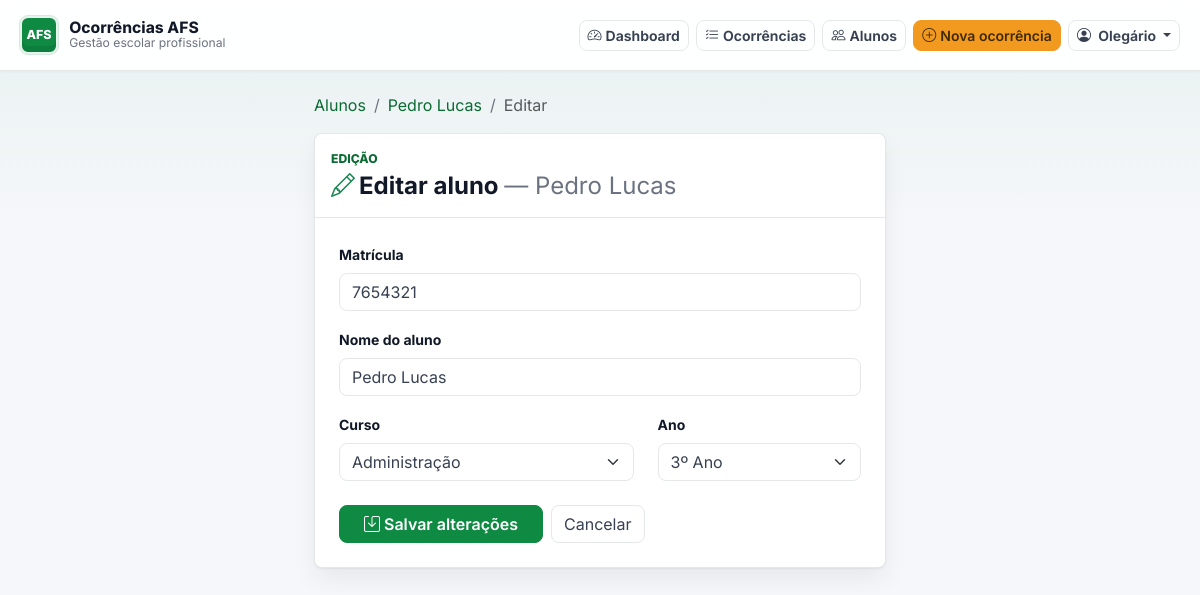
/alunos/5/editar/ (signed in), run on the app's committed database.
### ocorrencias/models.py (models this page shows, shortened)
class Aluno(models.Model):
    class Curso(models.TextChoices):
        ADMINISTRACAO = "administracao", "Administração"
        ENFERMAGEM = "enfermagem", "Enfermagem"
        INFORMATICA = "informatica", "Informática"
        LOGISTICA = "logistica", "Logística"
        DS = "ds", "Desenvolvimento de Sistemas"
    ANOS = [(1, "1º Ano"), (2, "2º Ano"), (3, "3º Ano")]
    matricula = models.CharField(max_length=20, unique=True, db_index=True)
    nome = models.CharField(max_length=200, db_index=True)
    curso = models.CharField(max_length=50, choices=Curso.choices, db_index=True)
    ano = models.PositiveSmallIntegerField(choices=ANOS, db_index=True)
    ativo = models.BooleanField(default=True)
    class Meta:
        ordering = ["nome"]
        verbose_name = "Aluno"
        verbose_name_plural = "Alunos"

### ocorrencias/views.py (the view)
# urls.py: path("alunos/<int:pk>/editar/", views.editar_aluno, name="editar_aluno"),
@login_required
def editar_aluno(request, pk):
    aluno = get_object_or_404(Aluno, pk=pk)
    form = AlunoForm(request.POST or None, instance=aluno)
    if request.method == "POST" and form.is_valid():
        form.save()
        messages.success(request, "Dados do aluno atualizados com sucesso!")
        return redirect("detalhe_aluno", pk=pk)
    return render(request, "ocorrencias/editar_aluno.html", {
        "form":  form,
        "aluno": aluno,
    })

### ocorrencias/forms.py (shortened to what this page needs)
class AlunoForm(forms.ModelForm):
    class Meta:
        model = Aluno
        fields = ["matricula", "nome", "curso", "ano"]
        widgets = {
            "matricula": forms.TextInput(attrs={
                "class": "form-control",
                "placeholder": "Ex: 2024001",
            }),
            "nome": forms.TextInput(attrs={
                "class": "form-control",
                "placeholder": "Nome completo do aluno",
            }),
            "curso": forms.Select(attrs={"class": "form-select"}),
            "ano": forms.Select(attrs={"class": "form-select"}),
        }
        labels = {
            "matricula": "Matrícula",
            "nome": "Nome do aluno",
            "curso": "Curso",
            "ano": "Ano",
        }

### ocorrencias/templates/ocorrencias/editar_aluno.html (shortened to what this page needs)
{% extends 'ocorrencias/base.html' %}
{% block content %}
<div class="row justify-content-center">
  <div class="col-md-8 col-lg-6">
    <nav aria-label="breadcrumb" class="mb-3">
      <ol class="breadcrumb small">
        <li class="breadcrumb-item"><a href="{% url 'listar_alunos' %}" class="text-decoration-none">Alunos</a></li>
        <li class="breadcrumb-item"><a href="{% url 'detalhe_aluno' aluno.pk %}" class="text-decoration-none">{{ aluno.nome }}</a></li>
        <li class="breadcrumb-item active">Editar</li>
      </ol>
    </nav>
    <section class="card">
      <div class="card-header py-3">
        <p class="page-kicker mb-1">Edição</p>
        <h1 class="h4 mb-0 fw-bold">
          <i class="bi bi-pencil me-1 text-success"></i>Editar aluno
          <span class="fw-normal text-muted">— {{ aluno.nome }}</span>
        </h1>
      </div>
      <div class="card-body p-4">
        <form method="POST" novalidate>
          <div class="mb-3">
            <label class="form-label small" for="{{ form.matricula.id_for_label }}">{{ form.matricula.label }}</label>
            {{ form.matricula }}
          </div>
          <div class="mb-3">
            <label class="form-label small" for="{{ form.nome.id_for_label }}">{{ form.nome.label }}</label>
            {{ form.nome }}
          </div>
          <div class="row">
            <div class="col-md-7 mb-3">
              <label class="form-label small" for="{{ form.curso.id_for_label }}">{{ form.curso.label }}</label>
              {{ form.curso }}
            </div>
            <div class="col-md-5 mb-4">
              <label class="form-label small" for="{{ form.ano.id_for_label }}">{{ form.ano.label }}</label>
              {{ form.ano }}
            </div>
          </div>
          <div class="d-flex flex-wrap gap-2">
            <button type="submit" class="btn btn-primary px-4 fw-semibold">
              <i class="bi bi-save me-1"></i>Salvar alterações
            </button>
            <a href="{% url 'detalhe_aluno' aluno.pk %}" class="btn btn-outline-secondary">Cancelar</a>
          </div>
        </form>
      </div>
    </section>
  </div>
</div>
{% endblock %}

### ocorrencias/templates/ocorrencias/base.html (shortened to what this page needs)
{% load static %}
<!doctype html>
<html lang="pt-br">
  <head>
    <link href="https://cdn.jsdelivr.net/npm/bootstrap@5.3.0/dist/css/bootstrap.min.css" rel="stylesheet" />
    <link href="https://cdn.jsdelivr.net/npm/bootstrap-icons@1.10.5/font/bootstrap-icons.css" rel="stylesheet" />
    <link href="{% static 'ocorrencias/css/app.css' %}" rel="stylesheet" />
  </head>
  <body>
    <div class="app-shell">
      <nav class="navbar app-navbar sticky-top px-2 py-3">
        <div class="container-fluid">
          <a class="brand-lockup" href="{% url 'dashboard' %}" aria-label="Ir para o dashboard">
            <span class="brand-mark" aria-hidden="true">AFS</span>
            <span class="min-w-0">
              <span class="brand-title">Ocorrências AFS</span>
              <span class="brand-subtitle">Gestão escolar profissional</span>
            </span>
          </a>
          <div class="nav-actions d-flex align-items-center flex-wrap">
            <a href="{% url 'dashboard' %}" class="btn btn-outline-secondary btn-sm">
              <i class="bi bi-speedometer2 me-1"></i>Dashboard
            </a>
            <a href="{% url 'listar' %}" class="btn btn-outline-secondary btn-sm">
              <i class="bi bi-list-check me-1"></i>Ocorrências
            </a>
            <a href="{% url 'listar_alunos' %}" class="btn btn-outline-secondary btn-sm">
              <i class="bi bi-people me-1"></i>Alunos
            </a>
            <a href="{% url 'cadastrar' %}" class="btn btn-warning btn-sm fw-semibold">
              <i class="bi bi-plus-circle me-1"></i>Nova ocorrência
            </a>
            {% if user.is_authenticated %}
            <div class="dropdown">
              <button class="btn btn-outline-secondary btn-sm dropdown-toggle" type="button" data-bs-toggle="dropdown" aria-expanded="false">
                <i class="bi bi-person-circle me-1"></i>
                {{ user.get_full_name|default:user.username }}
              </button>
            </div>
            {% endif %}
          </div>
        </div>
      </nav>
      <main class="app-content">
        {% block content %}{% endblock %}
      </main>
    </div>
  </body>
</html>

### ocorrencias/static/ocorrencias/css/app.css (style rules this page uses)
:root { --afs-green: #0e8a43; --afs-green-dark: #0b6b35; --afs-green-soft: #e8f6ee; --afs-orange: #f29a1f; --afs-orange-soft: #fff3df; --afs-surface: #f5f7fa; --afs-border: #e5e7eb; --afs-text: #374151; --afs-muted: #6b7280; --afs-heading: #111827; --afs-danger: #dc2626; --afs-warning: #b45309; --afs-info: #2563eb; --afs-radius: 8px; --afs-shadow: 0 1px 2px rgba(17, 24, 39, 0.06), 0 12px 24px rgba(17, 24, 39, 0.06); --afs-focus: 0 0 0 0.25rem rgba(14, 138, 67, 0.2); }
* { letter-spacing: 0; }
body { min-height: 100vh; background: linear-gradient(180deg, rgba(14, 138, 67, 0.06) 0, rgba(245, 247, 250, 0) 220px), var(--afs-surface); color: var(--afs-text); font-family: Inter, system-ui, -apple-system, "Segoe UI", sans-serif; }
a { color: var(--afs-green-dark); }
.app-shell { min-height: 100vh; }
.app-navbar { background: rgba(255, 255, 255, 0.94); border-bottom: 1px solid var(--afs-border); box-shadow: 0 1px 2px rgba(17, 24, 39, 0.04); backdrop-filter: blur(14px); }
.brand-lockup { color: var(--afs-heading); display: inline-flex; align-items: center; gap: 0.7rem; min-width: 0; text-decoration: none; }
.brand-mark { align-items: center; background: var(--afs-green); border: 2px solid rgba(255, 255, 255, 0.9); border-radius: var(--afs-radius); box-shadow: inset 0 -6px 0 rgba(11, 107, 53, 0.36); color: #fff; display: inline-flex; font-size: 0.78rem; font-weight: 800; height: 38px; justify-content: center; line-height: 1; min-width: 38px; outline: 1px solid rgba(14, 138, 67, 0.18); }
.brand-title { color: var(--afs-heading); display: block; font-size: 0.98rem; font-weight: 750; line-height: 1.1; }
.brand-subtitle { color: var(--afs-muted); display: block; font-size: 0.76rem; line-height: 1.2; }
.nav-actions { gap: 0.45rem; }
.nav-actions .btn { border-radius: var(--afs-radius); font-weight: 650; }
.app-content { margin-inline: auto; max-width: 1200px; padding: 1.35rem 1rem 3rem; }
.page-kicker { color: var(--afs-green-dark); font-size: 0.76rem; font-weight: 800; margin-bottom: 0.25rem; text-transform: uppercase; }
.card, .metric-card, .panel-card { border: 1px solid var(--afs-border); border-radius: var(--afs-radius); box-shadow: var(--afs-shadow); }
.card-header { background: #fff; border-bottom: 1px solid var(--afs-border); border-radius: var(--afs-radius) var(--afs-radius) 0 0 !important; color: var(--afs-heading); }
.btn { border-radius: var(--afs-radius); }
.btn-primary, .btn-dark { --bs-btn-bg: var(--afs-green); --bs-btn-border-color: var(--afs-green); --bs-btn-hover-bg: var(--afs-green-dark); --bs-btn-hover-border-color: var(--afs-green-dark); --bs-btn-active-bg: var(--afs-green-dark); --bs-btn-active-border-color: var(--afs-green-dark); --bs-btn-disabled-bg: var(--afs-green); --bs-btn-disabled-border-color: var(--afs-green); }
.btn-warning { --bs-btn-bg: var(--afs-orange); --bs-btn-border-color: var(--afs-orange); --bs-btn-color: #3f2a05; --bs-btn-hover-bg: #df850b; --bs-btn-hover-border-color: #df850b; --bs-btn-hover-color: #2b1c03; }
.btn-outline-dark, .btn-outline-secondary { --bs-btn-color: var(--afs-text); --bs-btn-border-color: var(--afs-border); --bs-btn-hover-bg: var(--afs-green-soft); --bs-btn-hover-border-color: rgba(14, 138, 67, 0.35); --bs-btn-hover-color: var(--afs-green-dark); }
.form-control, .form-select, .input-group-text { border-color: var(--afs-border); border-radius: var(--afs-radius); color: var(--afs-text); }
.form-label { color: var(--afs-heading); font-weight: 700; }
.form-text, .text-muted { color: var(--afs-muted) !important; }
.breadcrumb { --bs-breadcrumb-divider-color: var(--afs-muted); }
.breadcrumb a { color: var(--afs-green-dark); }

### data on the page
Aluno: nome "Pedro Lucas", matricula "7654321", curso "Administração", ano "3º Ano"

### other printed values
{{ user.get_full_name|default:user.username }} "Olegário"
